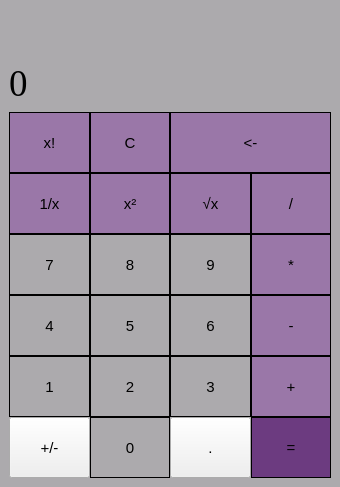
<?xml version="1.0" encoding="UTF-8"?>
<ui version="4.0">
 <class>MainWindow</class>
 <widget class="QMainWindow" name="MainWindow">
  <property name="geometry">
   <rect>
    <x>0</x>
    <y>0</y>
    <width>340</width>
    <height>487</height>
   </rect>
  </property>
  <property name="windowTitle">
   <string>Calculator</string>
  </property>
  <property name="windowIcon">
   <iconset>
    <normaloff>../../Users/Эля/Desktop/Настя/Вектор/Виньетка/1/000173_vintage_elements.png</normaloff>../../Users/Эля/Desktop/Настя/Вектор/Виньетка/1/000173_vintage_elements.png</iconset>
  </property>
  <property name="styleSheet">
   <string notr="true">QMainWindow {
  background-color: rgb(172, 170, 173);
}</string>
  </property>
  <widget class="QWidget" name="centralwidget">
   <layout class="QGridLayout" name="gridLayout_2">
    <item row="2" column="0">
     <layout class="QGridLayout" name="gridLayout">
      <property name="spacing">
       <number>0</number>
      </property>
      <item row="2" column="1">
       <widget class="QPushButton" name="pushButton_8">
        <property name="minimumSize">
         <size>
          <width>80</width>
          <height>61</height>
         </size>
        </property>
        <property name="font">
         <font>
          <pointsize>11</pointsize>
         </font>
        </property>
        <property name="styleSheet">
         <string notr="true">QPushButton {
	background(25, 3, 33);
   border: 1px solid black;
   color: black
}
QPushButton:pressed {
    background-color: qlineargradient(x1: 0, y1: 0, x2: 0, y2: 1,
                                      stop: 0 #ffffff, stop: 1 #ffd500);;
}</string>
        </property>
        <property name="text">
         <string>8</string>
        </property>
       </widget>
      </item>
      <item row="0" column="0">
       <widget class="QPushButton" name="pushButton_factorial">
        <property name="minimumSize">
         <size>
          <width>80</width>
          <height>61</height>
         </size>
        </property>
        <property name="font">
         <font>
          <pointsize>11</pointsize>
         </font>
        </property>
        <property name="styleSheet">
         <string notr="true">QPushButton {
  background-color: rgb(154, 119, 168);
  border: 0.5px solid black;
  color: black;
}
QPushButton:pressed {
    background-color: qlineargradient(x1: 0, y1: 0, x2: 0, y2: 1,
                                      stop: 0 #ffffff, stop: 1 #9a77a8);;
}</string>
        </property>
        <property name="text">
         <string>x!</string>
        </property>
       </widget>
      </item>
      <item row="3" column="1">
       <widget class="QPushButton" name="pushButton_5">
        <property name="minimumSize">
         <size>
          <width>80</width>
          <height>61</height>
         </size>
        </property>
        <property name="font">
         <font>
          <pointsize>11</pointsize>
         </font>
        </property>
        <property name="styleSheet">
         <string notr="true">QPushButton {
	background(25, 3, 33);
   border: 1px solid black;
   color: black
}
QPushButton:pressed {
    background-color: qlineargradient(x1: 0, y1: 0, x2: 0, y2: 1,
                                      stop: 0 #ffffff, stop: 1 #ffd500);;
}</string>
        </property>
        <property name="text">
         <string>5</string>
        </property>
       </widget>
      </item>
      <item row="5" column="0">
       <widget class="QPushButton" name="pushButton_plus_minus">
        <property name="minimumSize">
         <size>
          <width>80</width>
          <height>61</height>
         </size>
        </property>
        <property name="font">
         <font>
          <pointsize>11</pointsize>
         </font>
        </property>
        <property name="styleSheet">
         <string notr="true">QPushButton {
   border: (172, 170, 173);
   color: black
}
QPushButton:pressed {
    background-color: qlineargradient(x1: 0, y1: 0, x2: 0, y2: 1,
                                      stop: 0 #ffffff, stop: 1 #ffd500);
}</string>
        </property>
        <property name="text">
         <string>+/-</string>
        </property>
       </widget>
      </item>
      <item row="3" column="0">
       <widget class="QPushButton" name="pushButton_4">
        <property name="minimumSize">
         <size>
          <width>80</width>
          <height>61</height>
         </size>
        </property>
        <property name="font">
         <font>
          <pointsize>11</pointsize>
         </font>
        </property>
        <property name="styleSheet">
         <string notr="true">QPushButton {
	background(25, 3, 33);
   border: 1px solid black;
   color: black
}
QPushButton:pressed {
    background-color: qlineargradient(x1: 0, y1: 0, x2: 0, y2: 1,
                                      stop: 0 #ffffff, stop: 1 #ffd500);;
}</string>
        </property>
        <property name="text">
         <string>4</string>
        </property>
       </widget>
      </item>
      <item row="2" column="2">
       <widget class="QPushButton" name="pushButton_9">
        <property name="minimumSize">
         <size>
          <width>80</width>
          <height>61</height>
         </size>
        </property>
        <property name="font">
         <font>
          <pointsize>11</pointsize>
         </font>
        </property>
        <property name="styleSheet">
         <string notr="true">QPushButton {
	background(25, 3, 33);
   border: 1px solid black;
   color: black
}
QPushButton:pressed {
    background-color: qlineargradient(x1: 0, y1: 0, x2: 0, y2: 1,
                                      stop: 0 #ffffff, stop: 1 #ffd500);;
}</string>
        </property>
        <property name="text">
         <string>9</string>
        </property>
       </widget>
      </item>
      <item row="1" column="1">
       <widget class="QPushButton" name="pushButton_degree">
        <property name="minimumSize">
         <size>
          <width>80</width>
          <height>61</height>
         </size>
        </property>
        <property name="font">
         <font>
          <pointsize>11</pointsize>
         </font>
        </property>
        <property name="styleSheet">
         <string notr="true">QPushButton {
  background-color: rgb(154, 119, 168);
  border: 0.5px solid black;
  color: black;
}
QPushButton:pressed {
    background-color: qlineargradient(x1: 0, y1: 0, x2: 0, y2: 1,
                                      stop: 0 #ffffff, stop: 1 #9a77a8);;
}</string>
        </property>
        <property name="text">
         <string>x²</string>
        </property>
       </widget>
      </item>
      <item row="1" column="3">
       <widget class="QPushButton" name="pushButton_divide">
        <property name="minimumSize">
         <size>
          <width>80</width>
          <height>61</height>
         </size>
        </property>
        <property name="font">
         <font>
          <pointsize>11</pointsize>
         </font>
        </property>
        <property name="styleSheet">
         <string notr="true">QPushButton {
  background-color: rgb(154, 119, 168);
  border: 0.5px solid black;
  color: black;
}
QPushButton:pressed {
    background-color: qlineargradient(x1: 0, y1: 0, x2: 0, y2: 1,
                                      stop: 0 #ffffff, stop: 1 #9a77a8);;
}</string>
        </property>
        <property name="text">
         <string>/</string>
        </property>
       </widget>
      </item>
      <item row="3" column="2">
       <widget class="QPushButton" name="pushButton_6">
        <property name="minimumSize">
         <size>
          <width>80</width>
          <height>61</height>
         </size>
        </property>
        <property name="font">
         <font>
          <pointsize>11</pointsize>
         </font>
        </property>
        <property name="styleSheet">
         <string notr="true">QPushButton {
	background(25, 3, 33);
   border: 1px solid black;
   color: black
}
QPushButton:pressed {
    background-color: qlineargradient(x1: 0, y1: 0, x2: 0, y2: 1,
                                      stop: 0 #ffffff, stop: 1 #ffd500);;
}</string>
        </property>
        <property name="text">
         <string>6</string>
        </property>
       </widget>
      </item>
      <item row="4" column="3">
       <widget class="QPushButton" name="pushButton_plus">
        <property name="minimumSize">
         <size>
          <width>80</width>
          <height>61</height>
         </size>
        </property>
        <property name="font">
         <font>
          <pointsize>11</pointsize>
         </font>
        </property>
        <property name="styleSheet">
         <string notr="true">QPushButton {
  background-color: rgb(154, 119, 168);
  border: 0.5px solid black;
  color: black;
}
QPushButton:pressed {
    background-color: qlineargradient(x1: 0, y1: 0, x2: 0, y2: 1,
                                      stop: 0 #ffffff, stop: 1 #9a77a8);;
}</string>
        </property>
        <property name="text">
         <string>+</string>
        </property>
       </widget>
      </item>
      <item row="2" column="3">
       <widget class="QPushButton" name="pushButton_multiply">
        <property name="minimumSize">
         <size>
          <width>80</width>
          <height>61</height>
         </size>
        </property>
        <property name="font">
         <font>
          <pointsize>11</pointsize>
         </font>
        </property>
        <property name="styleSheet">
         <string notr="true">QPushButton {
  background-color: rgb(154, 119, 168);
  border: 0.5px solid black;
  color: black;
}
QPushButton:pressed {
    background-color: qlineargradient(x1: 0, y1: 0, x2: 0, y2: 1,
                                      stop: 0 #ffffff, stop: 1 #9a77a8);;
}</string>
        </property>
        <property name="text">
         <string>*</string>
        </property>
       </widget>
      </item>
      <item row="5" column="3">
       <widget class="QPushButton" name="pushButton_ravno">
        <property name="minimumSize">
         <size>
          <width>80</width>
          <height>61</height>
         </size>
        </property>
        <property name="font">
         <font>
          <pointsize>11</pointsize>
         </font>
        </property>
        <property name="styleSheet">
         <string notr="true">QPushButton {
  background-color: rgb(108, 59, 128);
  border: 1px solid black;
  color: black;
}
QPushButton:pressed {
    background-color: qlineargradient(x1: 0, y1: 0, x2: 0, y2: 1,
                                      stop: 0 #ffffff, stop: 1 #ffd500);
}</string>
        </property>
        <property name="text">
         <string>=</string>
        </property>
       </widget>
      </item>
      <item row="4" column="2">
       <widget class="QPushButton" name="pushButton_3">
        <property name="minimumSize">
         <size>
          <width>80</width>
          <height>61</height>
         </size>
        </property>
        <property name="font">
         <font>
          <pointsize>11</pointsize>
         </font>
        </property>
        <property name="styleSheet">
         <string notr="true">QPushButton {
	background(25, 3, 33);
   border: 1px solid black;
   color: black
}
QPushButton:pressed {
    background-color: qlineargradient(x1: 0, y1: 0, x2: 0, y2: 1,
                                      stop: 0 #ffffff, stop: 1 #ffd500);;
}</string>
        </property>
        <property name="text">
         <string>3</string>
        </property>
       </widget>
      </item>
      <item row="1" column="2">
       <widget class="QPushButton" name="pushButton_sqrt">
        <property name="minimumSize">
         <size>
          <width>80</width>
          <height>61</height>
         </size>
        </property>
        <property name="font">
         <font>
          <pointsize>11</pointsize>
         </font>
        </property>
        <property name="styleSheet">
         <string notr="true">QPushButton {
  background-color: rgb(154, 119, 168);
  border: 0.5px solid black;
  color: black;
}
QPushButton:pressed {
    background-color: qlineargradient(x1: 0, y1: 0, x2: 0, y2: 1,
                                      stop: 0 #ffffff, stop: 1 #9a77a8);;
}</string>
        </property>
        <property name="text">
         <string>√x</string>
        </property>
       </widget>
      </item>
      <item row="5" column="2">
       <widget class="QPushButton" name="pushButton_dot">
        <property name="minimumSize">
         <size>
          <width>80</width>
          <height>61</height>
         </size>
        </property>
        <property name="font">
         <font>
          <pointsize>11</pointsize>
         </font>
        </property>
        <property name="styleSheet">
         <string notr="true">QPushButton {
   border: (172, 170, 173);
   color: black
}
QPushButton:pressed {
    background-color: qlineargradient(x1: 0, y1: 0, x2: 0, y2: 1,
                                      stop: 0 #ffffff, stop: 1 #ffd500);
}</string>
        </property>
        <property name="text">
         <string>.</string>
        </property>
       </widget>
      </item>
      <item row="3" column="3">
       <widget class="QPushButton" name="pushButton_minus">
        <property name="minimumSize">
         <size>
          <width>80</width>
          <height>61</height>
         </size>
        </property>
        <property name="font">
         <font>
          <pointsize>11</pointsize>
         </font>
        </property>
        <property name="styleSheet">
         <string notr="true">QPushButton {
  background-color: rgb(154, 119, 168);
  border: 0.5px solid black;
  color: black;
}
QPushButton:pressed {
    background-color: qlineargradient(x1: 0, y1: 0, x2: 0, y2: 1,
                                      stop: 0 #ffffff, stop: 1 #9a77a8);;
}</string>
        </property>
        <property name="text">
         <string>-</string>
        </property>
       </widget>
      </item>
      <item row="0" column="1">
       <widget class="QPushButton" name="pushButton_discharge_all">
        <property name="minimumSize">
         <size>
          <width>80</width>
          <height>61</height>
         </size>
        </property>
        <property name="font">
         <font>
          <pointsize>11</pointsize>
         </font>
        </property>
        <property name="styleSheet">
         <string notr="true">QPushButton {
  background-color: rgb(154, 119, 168);
  border: 0.5px solid black;
  color: black;
}
QPushButton:pressed {
    background-color: qlineargradient(x1: 0, y1: 0, x2: 0, y2: 1,
                                      stop: 0 #ffffff, stop: 1 #9a77a8);;
}</string>
        </property>
        <property name="text">
         <string>C</string>
        </property>
       </widget>
      </item>
      <item row="5" column="1">
       <widget class="QPushButton" name="pushButton_0">
        <property name="minimumSize">
         <size>
          <width>80</width>
          <height>61</height>
         </size>
        </property>
        <property name="font">
         <font>
          <pointsize>11</pointsize>
         </font>
        </property>
        <property name="styleSheet">
         <string notr="true">QPushButton {
	background(25, 3, 33);
   border: 1px solid black;
   color: black
}
QPushButton:pressed {
    background-color: qlineargradient(x1: 0, y1: 0, x2: 0, y2: 1,
                                      stop: 0 #ffffff, stop: 1 #ffd500);;
}</string>
        </property>
        <property name="text">
         <string>0</string>
        </property>
       </widget>
      </item>
      <item row="1" column="0">
       <widget class="QPushButton" name="pushButton_reverse">
        <property name="minimumSize">
         <size>
          <width>80</width>
          <height>61</height>
         </size>
        </property>
        <property name="font">
         <font>
          <pointsize>11</pointsize>
         </font>
        </property>
        <property name="styleSheet">
         <string notr="true">QPushButton {
  background-color: rgb(154, 119, 168);
  border: 0.5px solid black;
  color: black;
}
QPushButton:pressed {
    background-color: qlineargradient(x1: 0, y1: 0, x2: 0, y2: 1,
                                      stop: 0 #ffffff, stop: 1 #9a77a8);;
}</string>
        </property>
        <property name="text">
         <string>1/x</string>
        </property>
       </widget>
      </item>
      <item row="4" column="0">
       <widget class="QPushButton" name="pushButton_1">
        <property name="minimumSize">
         <size>
          <width>80</width>
          <height>61</height>
         </size>
        </property>
        <property name="font">
         <font>
          <pointsize>11</pointsize>
         </font>
        </property>
        <property name="styleSheet">
         <string notr="true">QPushButton {
	background(25, 3, 33);
   border: 1px solid black;
   color: black
}
QPushButton:pressed {
    background-color: qlineargradient(x1: 0, y1: 0, x2: 0, y2: 1,
                                      stop: 0 #ffffff, stop: 1 #ffd500);;
}</string>
        </property>
        <property name="text">
         <string>1</string>
        </property>
       </widget>
      </item>
      <item row="4" column="1">
       <widget class="QPushButton" name="pushButton_2">
        <property name="minimumSize">
         <size>
          <width>80</width>
          <height>61</height>
         </size>
        </property>
        <property name="font">
         <font>
          <pointsize>11</pointsize>
         </font>
        </property>
        <property name="styleSheet">
         <string notr="true">QPushButton {
	background(25, 3, 33);
   border: 1px solid black;
   color: black
}
QPushButton:pressed {
    background-color: qlineargradient(x1: 0, y1: 0, x2: 0, y2: 1,
                                      stop: 0 #ffffff, stop: 1 #ffd500);;
}</string>
        </property>
        <property name="text">
         <string>2</string>
        </property>
       </widget>
      </item>
      <item row="0" column="2" colspan="2">
       <widget class="QPushButton" name="pushButton_discharge">
        <property name="minimumSize">
         <size>
          <width>160</width>
          <height>61</height>
         </size>
        </property>
        <property name="font">
         <font>
          <pointsize>11</pointsize>
         </font>
        </property>
        <property name="styleSheet">
         <string notr="true">QPushButton {
  background-color: rgb(154, 119, 168);
  border: 0.5px solid black;
  color: black;
}
QPushButton:pressed {
    background-color: qlineargradient(x1: 0, y1: 0, x2: 0, y2: 1,
                                      stop: 0 #ffffff, stop: 1 #9a77a8);;
}</string>
        </property>
        <property name="text">
         <string>&lt;-</string>
        </property>
       </widget>
      </item>
      <item row="2" column="0">
       <widget class="QPushButton" name="pushButton_7">
        <property name="minimumSize">
         <size>
          <width>80</width>
          <height>61</height>
         </size>
        </property>
        <property name="font">
         <font>
          <pointsize>11</pointsize>
         </font>
        </property>
        <property name="styleSheet">
         <string notr="true">QPushButton {
	background(25, 3, 33);
   border: 1px solid black;
   color: black
}
QPushButton:pressed {
    background-color: qlineargradient(x1: 0, y1: 0, x2: 0, y2: 1,
                                      stop: 0 #ffffff, stop: 1 #ffd500);;
}</string>
        </property>
        <property name="text">
         <string>7</string>
        </property>
       </widget>
      </item>
     </layout>
    </item>
    <item row="1" column="0">
     <widget class="QLabel" name="result">
      <property name="font">
       <font>
        <family>Times New Roman</family>
        <pointsize>28</pointsize>
       </font>
      </property>
      <property name="layoutDirection">
       <enum>Qt::RightToLeft</enum>
      </property>
      <property name="styleSheet">
       <string notr="true">QLabel {
  qproperty-alignment: 'AlignVCenter | AlignRight';
  border-bottom: 1px  pink;
  color: black;
}</string>
      </property>
      <property name="text">
       <string>0</string>
      </property>
     </widget>
    </item>
    <item row="0" column="0">
     <widget class="QLabel" name="last_result">
      <property name="font">
       <font>
        <family>Times New Roman</family>
        <pointsize>14</pointsize>
       </font>
      </property>
      <property name="styleSheet">
       <string notr="true">QLabel {
  qproperty-alignment: 'AlignVCenter | AlignRight';
  border-bottom: 1px  pink;
  color: black;
}</string>
      </property>
      <property name="text">
       <string/>
      </property>
     </widget>
    </item>
   </layout>
  </widget>
  <widget class="QMenuBar" name="menubar">
   <property name="geometry">
    <rect>
     <x>0</x>
     <y>0</y>
     <width>340</width>
     <height>20</height>
    </rect>
   </property>
  </widget>
 </widget>
 <resources/>
 <connections/>
</ui>
